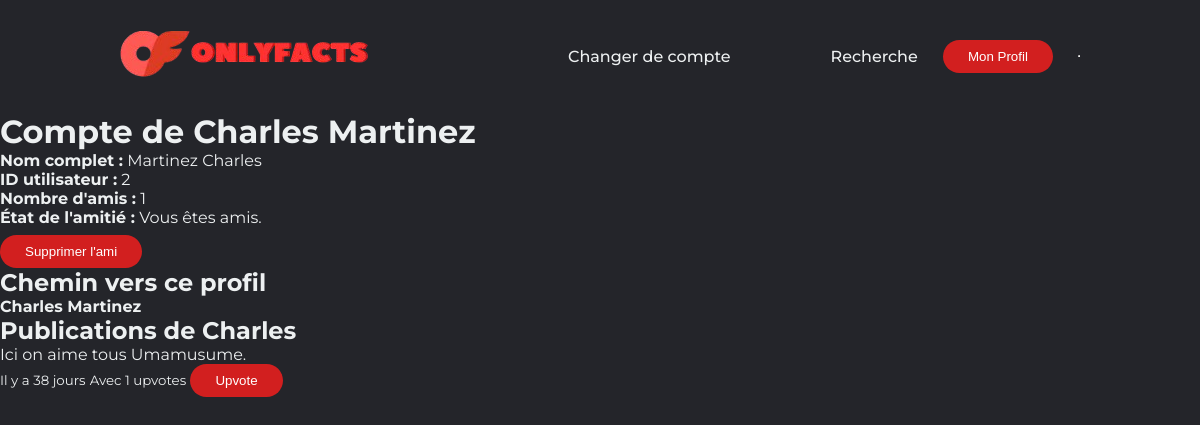
The page /profile/2 (signed in) on the database its author committed.
### tables this page shows
CREATE TABLE users(USER_ID INTEGER PRIMARY KEY,FIRST_NAME TEXT,LAST_NAME TEXT,PASSWORD TEXT);

CREATE TABLE posts(POST_ID INTEGER PRIMARY KEY,AUTHOR INTEGER,BODY TEXT,DATE TEXT,FOREIGN KEY (AUTHOR) REFERENCES users(USER_ID));

### apps/routes.py (the view)
@app.route('/profile/<id>', methods = ['GET'])
def profile(id):
    if g.utilisateur is None:
        return redirect(location="/login")
    if id == -1:
        u_profil = g.utilisateur
    else:
        u_profil = get_utilisateur_par_id(int(id))
    if u_profil is None:
        return redirect(location="/login")
    else:
        return render_template('profil.html', titre='Profil', utilisateur=u_profil, moncompte=(u_profil["id"] == g.utilisateur["id"]), len_amis=len(get_tous_les_amis(u_profil["id"])), est_ami=est_ami(g.utilisateur["id"], u_profil["id"]), posts_utilisateur=liste_post_fini_auteur(utilisateur_id=u_profil["id"]),lien = [get_utilisateur_par_id(i) for i in get_lien_minimum(g.utilisateur["id"],u_profil["id"])])

### apps/db.py (called while the page is built)
def ouvrir_database() -> tuple[sqlite3.Connection, sqlite3.Cursor]:
    try:
        db_connection : sqlite3.Connection = sqlite3.connect("OF_database.db")
        db_cursor : sqlite3.Cursor = db_connection.cursor()
        return db_connection, db_cursor
    except sqlite3.Error as error:
        raise error

def fermer_database(db_connection : sqlite3.Connection) -> None:
    try:
        db_connection.commit()
        db_connection.close()
    except sqlite3.Error as error:
        raise error

def convert_utilisateur_dict(utilisateur) -> dict:
    return {"id":utilisateur[0],"prenom":utilisateur[1],"nom":utilisateur[2],"mdp":utilisateur[3]}

def get_utilisateur_par_id(id_utilisateur : int) -> dict:
    db_connection, db_cursor = ouvrir_database()
    try:
        db_cursor.execute(f'SELECT * FROM users WHERE USER_ID={id_utilisateur};')
        user = db_cursor.fetchone()
        fermer_database(db_connection)
        return user if user == None else convert_utilisateur_dict(user)
    except sqlite3.Error as error:
        raise error

def convert_post_dict(post) -> dict:
    return {"id":post[0],"author_id":post[1],"body":post[2],"created":post[3]}

def get_posts_avec_infos_auteur(search="", utilisateur_id=None):
    posts_prepares = []
    posts_avec_mots = get_tous_post_par_auteur(utilisateur_id)
    for post in posts_avec_mots:
        auteur = get_utilisateur_par_id(post["author_id"])
        votes = get_votes_post(post["id"])
        posts_prepares.append({
            "id": post["id"],
            "body": post["body"],
            "created": post["created"],
            "auteur": auteur,
            "votes": votes
        })
    return posts_prepares

def get_tous_post_par_auteur(id_auteur):
    db_connection, db_cursor = ouvrir_database()
    try:
        db_cursor.execute(f'SELECT * FROM posts WHERE AUTHOR = \'{id_auteur}\';')
        posts = db_cursor.fetchall()
        fermer_database(db_connection)
        for post_i in range(len(posts)):
            posts[post_i] = convert_post_dict(posts[post_i])
        return posts
    except sqlite3.Error as error:
        raise error

def get_votes_post(id_post):
    db_connection, db_cursor = ouvrir_database()
    try:
        db_cursor.execute(f'SELECT COUNT(POST_VOTE_ID) FROM votes WHERE POST_VOTE_ID={id_post};')
        votes = db_cursor.fetchone()[0]
        fermer_database(db_connection)
        return votes
    except sqlite3.Error as error:
        raise error

### apps/templates/profil.html
{% extends "base.html" %}
{% block content %}
<div class="profil-header">
    {% if moncompte %}
    <h1><strong>Mon Compte</strong></h1>
    <p>Pas {{ utilisateur.prenom }} ? <a href="/login">Changer de compte</a></p>
    {% else %}
    <h1><strong>Compte de {{ utilisateur.prenom }} {{ utilisateur.nom }}</strong></h1>
    {% endif %}
</div>
<div class="profil-details">
    <p><strong>Nom complet :</strong> {{ utilisateur.nom }} {{ utilisateur.prenom }}</p>
    <p><strong>ID utilisateur :</strong> {{ utilisateur.id }}</p>
    <p><strong>Nombre d'amis :</strong> {{ len_amis }}</p>
    {% if not moncompte %}
        <p><strong>État de l'amitié :</strong>
            {% if est_ami %}
                Vous êtes amis.
            {% else %}
                Vous n'êtes pas encore amis.
            {% endif %}
        </p>
        <form action="/ami/{{ utilisateur.id }}" method="post" style="display:inline-block; margin-top:0.5rem;">
            <button type="submit">{% if est_ami %}Supprimer l'ami{% else %}Ajouter en ami{% endif %}</button>
        </form>
    {% endif %}
</div>
<div class="profil-friends-path">
    <h2>Chemin vers ce profil</h2>
    {% if lien %}
    <p>
        {% for utilisateur_lien in lien %}
            <strong>{{ utilisateur_lien.prenom }} {{ utilisateur_lien.nom }}</strong>{% if not loop.last %} &rarr; {% endif %}
        {% endfor %}
    </p>
    {% else %}
    <p>Aucun chemin d'amitié disponible.</p>
    {% endif %}
</div>
<div class="profil-posts">
    <h2>Publications de {{ utilisateur.prenom }}</h2>
    {% if posts_utilisateur %}
        <ul>
            {% for post in posts_utilisateur %}
                <li>
                    <p>{{ post.body }}</p>
                    <small>{{ post.created }}</small>
                    <small>Avec {{ post.votes }} upvotes</small>
                    <form action="/upvote/profile/{{ post.id }}" method="POST" style="display:inline;">
                        <button type="submit">Upvote</button>
                    </form>
                </li>
            {% endfor %}
        </ul>
    {% else %}
        <p>Aucune publication à afficher.</p>
    {% endif %}
</div>
{% endblock %}

### apps/static/styles.css (style rules this page uses)
* { box-sizing: border-box; margin: 0; padding: 0; }
body { background-color: #24252A; font-family: "Montserrat", sans-serif; color: #edf0f1; }
button { padding: 9px 25px; background-color: rgb(210, 31, 31); border: none; border-radius: 50px; cursor: pointer; transition: all 0.3s ease; color: white; }

### rows shown on the page
users: prenom "Charles", nom "Martinez"
posts: body "Ici on aime tous Umamusume.", created "Il y a 38 jours", votes "1"

### other values the page prints
{{ utilisateur.id }} "2"
{{ len_amis }} "1"
